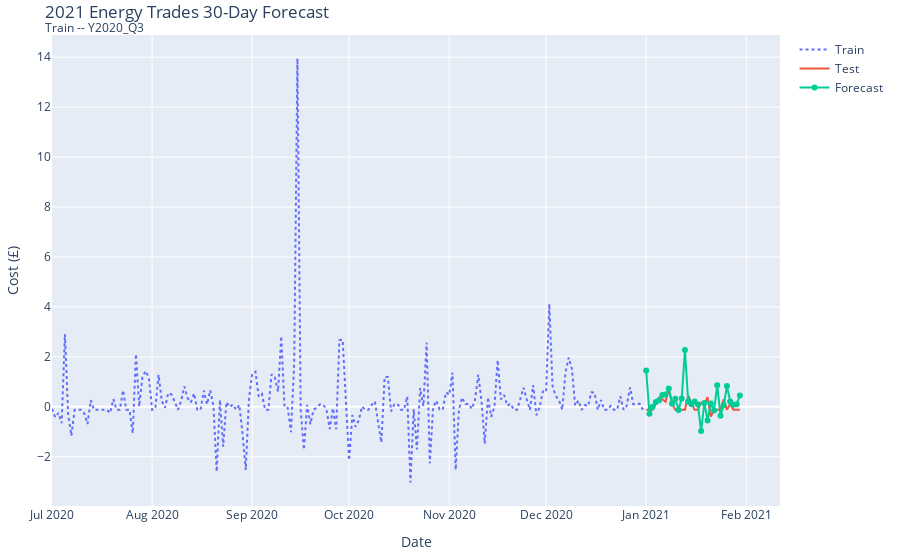

The notebook cell this image was saved under:
### Code cell
go_plotter(df_train, df_test, df_forecast, FC, LABEL, "Energy")
maape(df_test.values, df_forecast.values)
